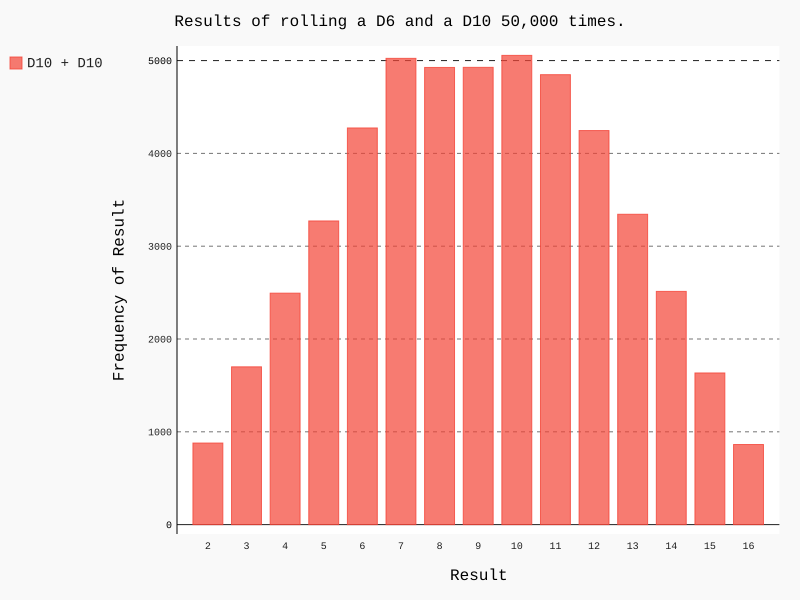

Recreate this plot in Python.
from die import Die

import pygal

# Create a D6 and a D10.
die_1 = Die()
die_2 = Die(10)

# Make some rolls, and store results in a list.
results = []
for roll_num in range(50000):
    result = die_1.roll() + die_2.roll()
    results.append(result)
    
# Analyze the results.
frequencies = []
max_result = die_1.num_sides + die_2.num_sides
for value in range(2, max_result+1):
    frequency = results.count(value)
    frequencies.append(frequency)
    
# Visualize the results.
hist = pygal.Bar()

hist.title = "Results of rolling a D6 and a D10 50,000 times."
hist.x_labels = ['2', '3', '4', '5', '6', '7', '8', '9', '10', '11', '12',
    '13', '14', '15', '16']
hist.x_title = "Result"
hist.y_title = "Frequency of Result"

hist.add('D10 + D10', frequencies)
hist.render_to_file('different_dice.svg')
